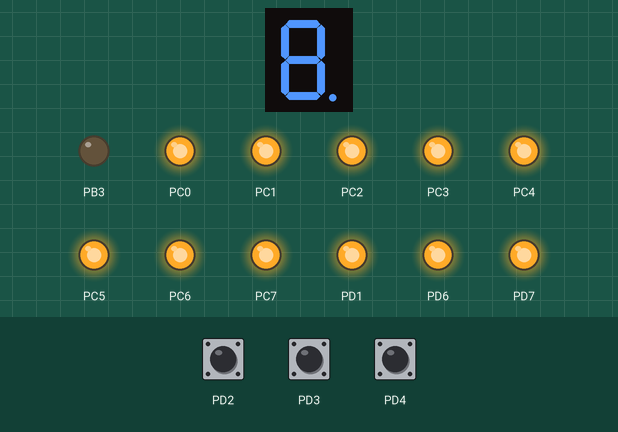
Bench run of a program on a simulated ATmega8, built with avr-gcc and emulated at 1 MHz. Shown: 1-digit seven-segment display, output pins drawn as LEDs (lit = HIGH). Wiring (inferred from the names in the program): 1-digit 7-segment display, segments lit when LOW: segments PB5, PB0, PB1, PB2, PB4, PB7, PB6, PD5. The inputs (shaded band) are chosen by the test bench; at power-on: PD2 HIGH, PD3 HIGH, PD4 HIGH. The segment pins are drawn as the display they are named for; pins used as bus, display or sensor lines are not drawn.

Above: at 1.2 s.
1.3 s: PD2 pulled LOW for 0.15 s
At 2.4 s:
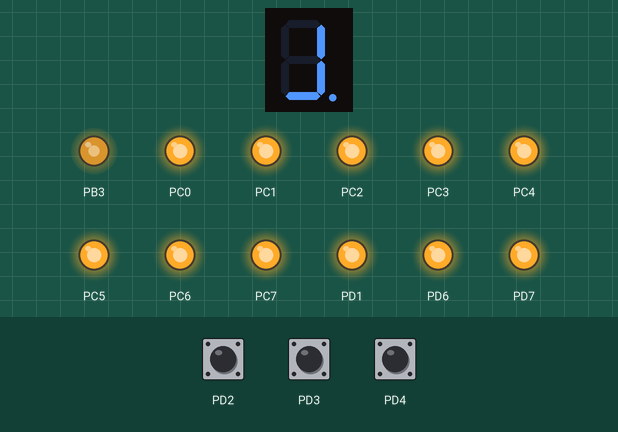
2.9 s: PD3 pulled LOW for 0.15 s
At 3.5 s:
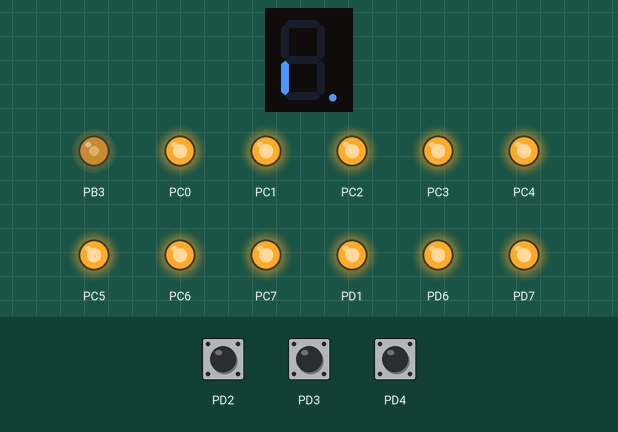
4.5 s: PD3 pulled LOW for 1 s
At 5.9 s:
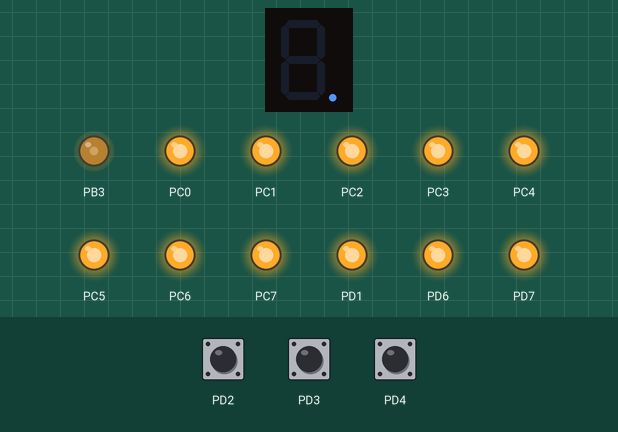
7.0 s: PD3 pulled LOW for 0.15 s
At 7.8 s:
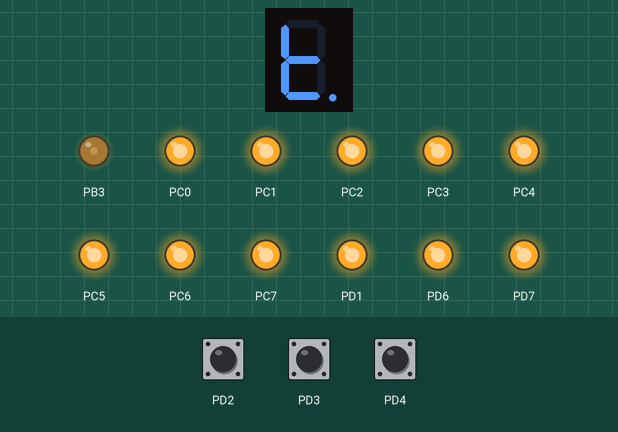
8.6 s: PD3 pulled LOW for 3.2 s
At 9.0 s:
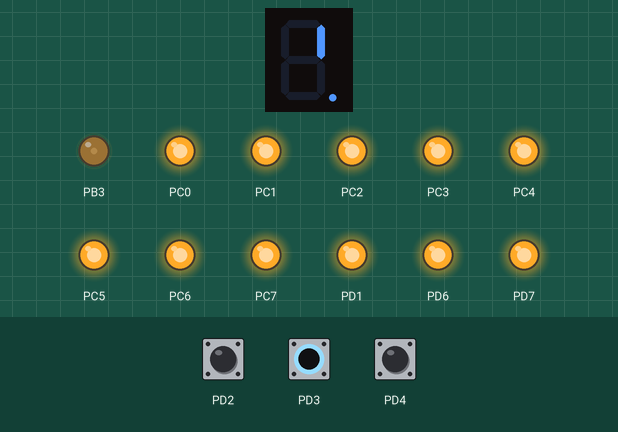
13.3 s: PD3 pulled LOW for 0.15 s
At 13.8 s:
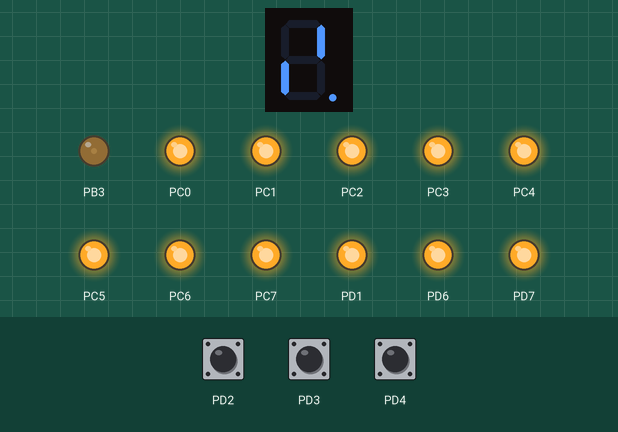
Timing chart, 0 to 15.9 s (numbered marks = the images above; inputs shaded):
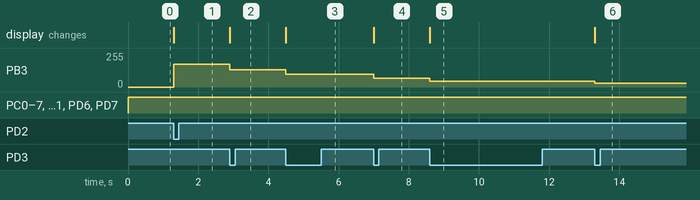

The program:

main.c
```c
#include "main.h"

const uint8_t pwm_curve[11]={
	0,
	2,
	5,
	9,
	16,
	27,
	43,
	65,
	95,
	130,
	170
};

void ports_ini(void){
	DDRB=0b11111111;
	PORTB=0;

	DDRC=255;
	PORTC=255;

	DDRD= 0b11100010;
	PORTD=0b11011110;

	TCCR2|=(1<<WGM21); //p. 115, t. 42 - mode FastPWM
	TCCR2|=(1<<WGM20);

	TCCR2|=(1<<COM21); // t. 44
	TCCR2&=~(1<<COM20);

	TCCR2|=(1<<CS20);
	TCCR2&=~(1<<CS21);
	TCCR2&=~(1<<CS22);

	MCUCR|=(1<<ISC01);
	MCUCR&=~(1<<ISC00);
	GICR|=(1<<INT0);

	MCUCR|=(1<<ISC11);
	MCUCR&=~(1<<ISC10);
	GICR|=(1<<INT1);
}

void display(char indicator){
/*
		   A  
		|     |
		F     B
		|     |
		   G  
		|     |
		E     C
		|     |
		   D  
*/
	switch(indicator){
		case '0':
			PORTB|=(1<<led_A)|(1<<led_B)|(1<<led_C)|(1<<led_D)|(1<<led_E)|(1<<led_F);
			PORTB&=~(1<<led_G);
		break;

		case '1':
			PORTB|=(1<<led_B)|(1<<led_C);
			PORTB&=~((1<<led_A)|(1<<led_D)|(1<<led_E)|(1<<led_F)|(1<<led_G));
		break;

		case '2':
			PORTB|=(1<<led_A)|(1<<led_B)|(1<<led_D)|(1<<led_E)|(1<<led_G);
			PORTB&=~((1<<led_C)|(1<<led_F));
		break;

		case '3':
			PORTB|=(1<<led_A)|(1<<led_B)|(1<<led_C)|(1<<led_D)|(1<<led_G);
			PORTB&=~((1<<led_F)|(1<<led_E));
		break;

		case '4':
			PORTB|=(1<<led_B)|(1<<led_C)|(1<<led_F)|(1<<led_G);
			PORTB&=~((1<<led_A)|(1<<led_D)|(1<<led_E));
		break;

		case '5':
			PORTB|=(1<<led_A)|(1<<led_C)|(1<<led_D)|(1<<led_F)|(1<<led_G);
			PORTB&=~((1<<led_B)|(1<<led_E));
		break;

		case '6':
			PORTB|=(1<<led_A)|(1<<led_C)|(1<<led_D)|(1<<led_E)|(1<<led_F)|(1<<led_G);
			PORTB&=~(1<<led_B);
		break;

		case '7':
			PORTB|=(1<<led_A)|(1<<led_B)|(1<<led_C);
			PORTB&=~((1<<led_D)|(1<<led_E)|(1<<led_F)|(1<<led_G));
		break;

		case '8':
		PORTB|=(1<<led_A)|(1<<led_B)|(1<<led_C)|(1<<led_D)|(1<<led_E)|(1<<led_F)|(1<<led_G);
		break;

		case '9':
			PORTB|=(1<<led_A)|(1<<led_B)|(1<<led_C)|(1<<led_D)|(1<<led_F)|(1<<led_G);
			PORTB&=~(1<<led_E);
		break;

		case 'F':
			PORTB|=(1<<led_A)|(1<<led_E)|(1<<led_F)|(1<<led_G);
			PORTB&=~((1<<led_B)|(1<<led_C)|(1<<led_D));
		break;

		case 'd':
			PORTB&=~((1<<led_A)|(1<<led_B)|(1<<led_C)|(1<<led_D)|(1<<led_E)|(1<<led_F)|(1<<led_G));
		break;
	}
}

//encoder press
ISR(INT0_vect){
	_delay_ms(5);
	if (is_enable==1){
		is_enable=0;
		PWM_manual(0);
		display('d');
		PWR = 0;
		return;
	}
	is_enable = true;
	PWR = 10;
	display('F');
	PWM_manual(10);
}

//encoder rotate
ISR(INT1_vect){
	_delay_ms(2);
	if (~PIND&(1<<4)){
		if(PWR == 10){
			return;
		}
		PWR++;
	}else{
		if(PWR == 0){
			return;
		}
		PWR--;
	}
	PWM_manual(PWR);
}

void PWM_manual(uint8_t PWR){
	switch(PWR){
		case 0:
			OCR2=pwm_curve[0];
			display('0');
		break;

		case 1:
			OCR2=pwm_curve[1];
			display('1');
		break;

		case 2:
			OCR2=pwm_curve[2];
			display('2');
		break;

		case 3:
			OCR2=pwm_curve[3];
			display('3');
		break;

		case 4:
			OCR2=pwm_curve[4];
			display('4');
		break;

		case 5:
			OCR2=pwm_curve[5];
			display('5');
		break;

		case 6:
			OCR2=pwm_curve[6];
			display('6');
		break;

		case 7:
			OCR2=pwm_curve[7];
			display('7');
		break;

		case 8:
			OCR2=pwm_curve[8];
			display('8');
		break;

		case 9:
			OCR2=pwm_curve[9];
			display('9');
		break;

		case 10:
			OCR2=pwm_curve[10];
			display('F');
		break;
	}
}

int main(void){
	PWR=0;
	is_enable = false;

	sei();
	ports_ini();
	PWM_manual(0);
	display('d');

	while(1)
	{

    }
}
```

main.h
```c
#define F_CPU 1000000UL
#include <avr/io.h>
#include <util/delay.h>
#include <avr/interrupt.h>
#include <stdbool.h>

#define led_A PB5
#define led_B PB0
#define led_C PB1
#define led_D PB2
#define led_E PB4
#define led_F PB7
#define led_G PB6
#define led_DP PD5

const uint8_t pwm_curve[11];
uint8_t PWR;
char indicator;
bool is_enable;

void ports_ini(void);
void display(char indicator);
void PWM_manual(uint8_t PWR);
ISR(INT0_vect);
ISR(INT1_vect);
```

Measured:
- after the input at 1.3 s, PB3: 0/255 → 170/255 at once; the display: changes at once (image 1)
- after the input at 2.9 s, PB3: 170/255 → 130/255 at once; the display: changes at once (image 2)
- after the input at 4.5 s, PB3: 130/255 → 95/255 at once; the display: changes at once (image 3)
- after the input at 7.0 s, PB3: 95/255 → 65/255 at once; the display: changes at once (image 4)
- after the input at 8.6 s, PB3: 65/255 → 43/255 at once; the display: changes at once (image 5)
- after the input at 13.3 s, PB3: 43/255 → 27/255 at once; the display: changes at once (image 6)
